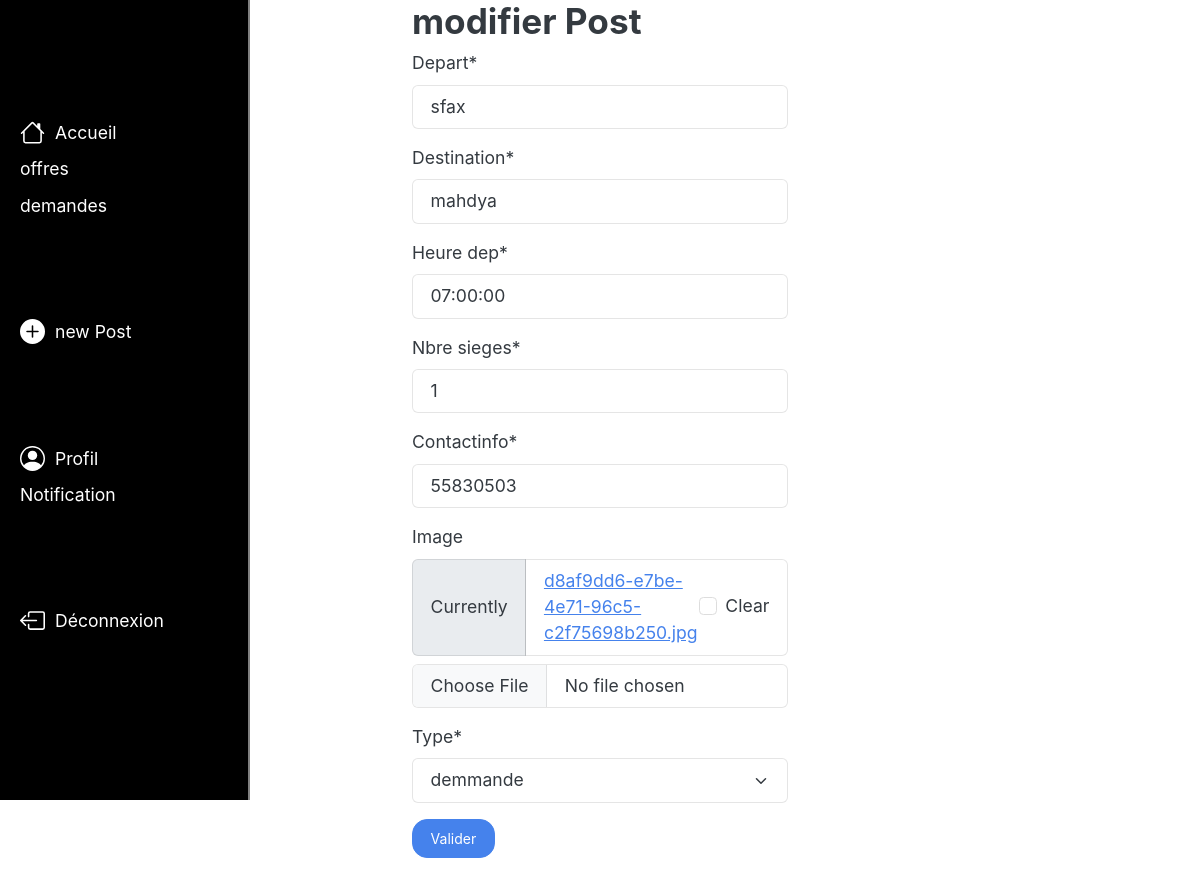
The page /StudenHelp/120/Modifier_Transport/ on the database its author committed.
### StudenHelp/models.py (models this page shows, shortened)
class Poste(models.Model):
    image = models.ImageField(blank=True)
    type = models.IntegerField(default=0, choices=tp)
    date = models.DateTimeField(auto_now_add=True)
    uc = models.ForeignKey(User, on_delete=models.CASCADE)
    class Meta:
        ordering = ['-date']

class Transport(Poste):
    depart = models.CharField(max_length=255)
    destination = models.CharField(max_length=255)
    heure_dep = models.TimeField()
    nbre_sieges = models.IntegerField()
    contactinfo = models.CharField(max_length=255)

### StudenHelp/views.py (the view)
# urls.py: path('<int:pk>/Modifier_Transport/', ModifierTransport.as_view(), name='modifier_Transport'),
class ModifierTransport(UpdateView):
    model = Transport
    template_name = 'Modifier_Transport.html'
    form_class = TransportForm
    success_url = reverse_lazy('profile')

### StudenHelp/forms.py
class TransportForm(forms.ModelForm):
    helper = FormHelper()
    helper.form_method = 'POST'
    helper.add_input(Submit('submit', 'Valider', css_class='btn-primary'))
    class Meta:
        model = Transport
        fields = ['depart', 'destination', 'heure_dep', 'nbre_sieges', 'contactinfo', 'image', 'type']

### StudenHelp/templates/Modifier_Transport.html (shortened to what this page needs)
{% extends 'base.html' %} {% load crispy_forms_tags %} {% block content %}
<head>
  <link
    rel="stylesheet"
    type="text/css"
    href="https://bootswatch.com/5/litera/bootstrap.min.css"
  />
</head>
<div class="container">
  <h2>modifier Post</h2>
  {% csrf_token %} {% crispy form %}
</div>
{% endblock %}

### StudenHelp/templates/Modifier_Transport.html (style rules this page uses)
.container { width: 400px; margin: 0 auto; }

### rows shown on the page
Transport: depart "sfax", destination "mahdya", heure_dep "07:00:00", nbre_sieges "1", contactinfo "55830503"
